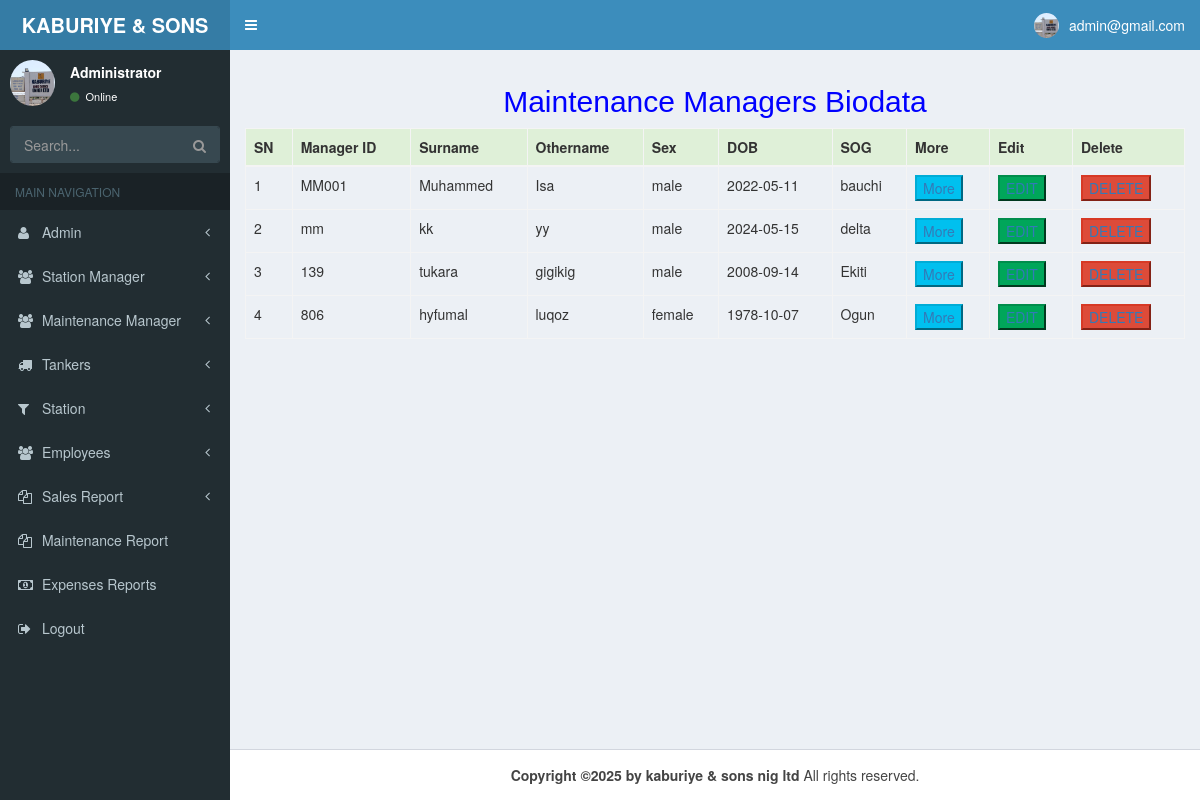
/profile_mm.php (signed in), run on the app's committed database.
### tables this page shows
CREATE TABLE `maintenance_manager` (
  `ID` int(50) NOT NULL,
  `maintenancemanager_id` varchar(50) NOT NULL,
  `surname` varchar(50) NOT NULL,
  `othername` varchar(50) NOT NULL,
  `sex` varchar(7) NOT NULL,
  `dob` varchar(15) NOT NULL,
  `state_origin` varchar(30) NOT NULL,
  `local` varchar(50) NOT NULL,
  `religion` varchar(15) NOT NULL,
  `phonenumber` varchar(16) NOT NULL,
  `email` varchar(100) NOT NULL,
  `password` varchar(50) NOT NULL
);

### profile_mm.php (the view, shortened to what this page needs)
<?php
require __DIR__ . "/config/database.php";
$user = $_SESSION['data'];
$profile = mysqli_query($conn, "select * from admin where email='$user'");
$fetch = mysqli_fetch_array($profile);
?>
<!DOCTYPE html>
<html>
<head>
  <link rel="stylesheet" href="css/bootstrap.min.css">
  <link rel="stylesheet" href="css/font-awesome.min.css">
  <link rel="stylesheet" href="css/ionicons.min.css">
  <link rel="stylesheet" href="css/AdminLTE.min.css">
  <link rel="stylesheet" href="css/_all-skins.min.css">
</head>
<body class="hold-transition skin-blue sidebar-mini">
  <div class="wrapper">
    <header class="main-header">
      <a href="admin_dashboard.php" class="logo">
        <span class="logo-lg"><b>KABURIYE & SONS NIG LTD</b></span>
      </a>
      <nav class="navbar navbar-static-top">
        <a href="#" class="sidebar-toggle" data-toggle="push-menu" role="button">
        </a>
        <div class="navbar-custom-menu">
          <ul class="nav navbar-nav">
            <li class="dropdown user user-menu">
              <a href="#" class="dropdown-toggle" data-toggle="dropdown">
                <img src="images/admin.jpg" class="user-image" alt="User Image">
                <span class="hidden-xs"><?php echo "$fetch[email]"; ?></span>
              </a>
            </li>
          </ul>
        </div>
      </nav>
    </header>
    <aside class="main-sidebar">
      <section class="sidebar">
        <div class="user-panel">
          <div class="pull-left image">
            <img src="images/admin.jpg" class="img-circle" alt="User Image">
          </div>
          <div class="pull-left info">
            <p>Administrator</p>
            <a href="#"><i class="fa fa-circle text-success"></i> Online</a>
          </div>
        </div>
        <form action="#" method="get" class="sidebar-form">
          <div class="input-group">
            <input type="text" name="q" class="form-control" placeholder="Search...">
            <span class="input-group-btn">
              <button type="submit" name="search" id="search-btn" class="btn btn-flat"><i class="fa fa-search"></i>
              </button>
            </span>
          </div>
        </form>
        <ul class="sidebar-menu" data-widget="tree">
          <li class="header">MAIN NAVIGATION</li>
          <li class=" treeview">
            <a href="#">
              <i class="fa fa-user"></i> <span>Admin</span>
              <span class="pull-right-container">
                <i class="fa fa-angle-left pull-right"></i>
              </span>
            </a>
          </li>
          <li class="treeview">
            <a href="#">
              <i class="fa fa-group"></i> <span> Station Manager</span>
              <span class="pull-right-container">
                <small class="fa fa-angle-left pull-right "></small>
              </span>
            </a>
          </li>
          <li class="treeview">
            <a href="#">
              <i class="fa fa-group"></i> <span>Maintenance Manager</span>
              <span class="pull-right-container">
                <small class="fa fa-angle-left pull-right "></small>
              </span>
            </a>
          </li>
          <li class="treeview">
            <a href="#">
              <i class="fa fa-truck"></i> <span>Tankers</span>
              <span class="pull-right-container">
                <small class="fa fa-angle-left pull-right "></small>
              </span>
            </a>
          </li>
          <li class="treeview">
            <a href="#">
              <i class="fa fa-filter"></i> <span>Station</span>
              <span class="pull-right-container">
                <small class="fa fa-angle-left pull-right "></small>
              </span>
            </a>
          </li>
          <li class="treeview">
            <a href="#">
              <i class="fa fa-group"></i> <span>Employees</span>
              <span class="pull-right-container">
                <small class="fa fa-angle-left pull-right "></small>
              </span>
            </a>
          </li>
          <li class="treeview">
            <a href="#">
              <i class="fa fa-files-o"></i> <span> Sales Report</span>
              <span class="pull-right-container">
                <small class="fa fa-angle-left pull-right "></small>
              </span>
            </a>
          </li>
          <li>
          <li>
            <a href="m_report.php">
              <i class="fa fa-files-o"></i> <span>Maintenance Report</span>
            </a>
          </li>
          <li>
          <li>
            <a href="expenses_report.php">
              <i class="fa fa-money"></i> <span>Expenses Reports</span>
            </a>
          </li>
          <li>
          <li>
            <a href="alogout.php">
              <i class="fa fa-sign-out"></i> <span>Logout</span>
            </a>
          </li>
      </section>
    </aside>
    <div class="content-wrapper">
      <section class="content">
        <h2 align="center" style="color:blue;"> Maintenance Managers Biodata</h2>
        <div class="table-responsive">
          <table class="table table-bordered table-hover">
            <thead>
              <tr class="success">
                <th> SN</th>
                <th> Manager ID </th>
                <th> Surname</th>
                <th> Othername</th>
                <th>Sex</th>
                <th>DOB</th>
                <th>SOG</th>
                <th>More</th>
                <th>Edit</th>
                <th>Delete</th>
              </tr>
            </thead>
            <?php
            require __DIR__ . "/config/database.php";
            $getRecords_string = "select * from maintenance_manager order by ID ASC ";
            $getRecord = mysqli_query($conn, $getRecords_string);
            $num_of_record = mysqli_num_rows($getRecord);
            if ($num_of_record > 0) {
              while ($record = mysqli_fetch_array($getRecord)) {
                echo '<tr>';
                echo "<td class=''>$record[ID]</td>";
                echo "<td class=''>$record[maintenancemanager_id]</td>";
                echo "<td class=''>$record[surname]</td>";
                echo "<td class=''>$record[othername]</td>";
                echo "<td class=''>$record[sex]</td>";
                echo "<td class=''>$record[dob]</td>";
                echo "<td class=''>$record[state_origin]</td>";
                echo '<td class=""><button class="btn-info "><a href="mm_more.php?ID=' . $record['ID'] . '">More</a></button></td>';
                echo '<td class=""><button class=" btn-success"><a href="mm_edit.php?ID=' . $record['ID'] . '">EDIT </a></button></td>';
                echo '<td class=""><button class="btn-danger "><a href="mm_delete.php?ID=' . $record['ID'] . '">DELETE</a></button></td>';
                echo '</tr>';
              }
            } else {
              echo "<h6>Loading..........</h6>";
            }
            ?>
          </table>
        </div>
      </section>
    </div>
    <footer class="main-footer">
      <center> <strong>Copyright &copy;2025 by kaburiye & sons nig ltd</strong> All rights reserved.</center>
    </footer>
  </div>
</body>
</html>

### data on the page
maintenance_manager: ID "1", maintenancemanager "MM001", surname "Muhammed", othername "Isa", sex "male", dob "2022-05-11", state_origin "bauchi"
maintenance_manager: ID "2", maintenancemanager "mm", surname "kk", othername "yy", sex "male", dob "2024-05-15", state_origin "delta"
maintenance_manager: ID "3", maintenancemanager "139", surname "tukara", othername "gigikig", sex "male", dob "2008-09-14", state_origin "Ekiti"
maintenance_manager: ID "4", maintenancemanager "806", surname "hyfumal", othername "luqoz", sex "female", dob "1978-10-07", state_origin "Ogun"

### other printed values
$fetch[email] "admin@gmail.com"
